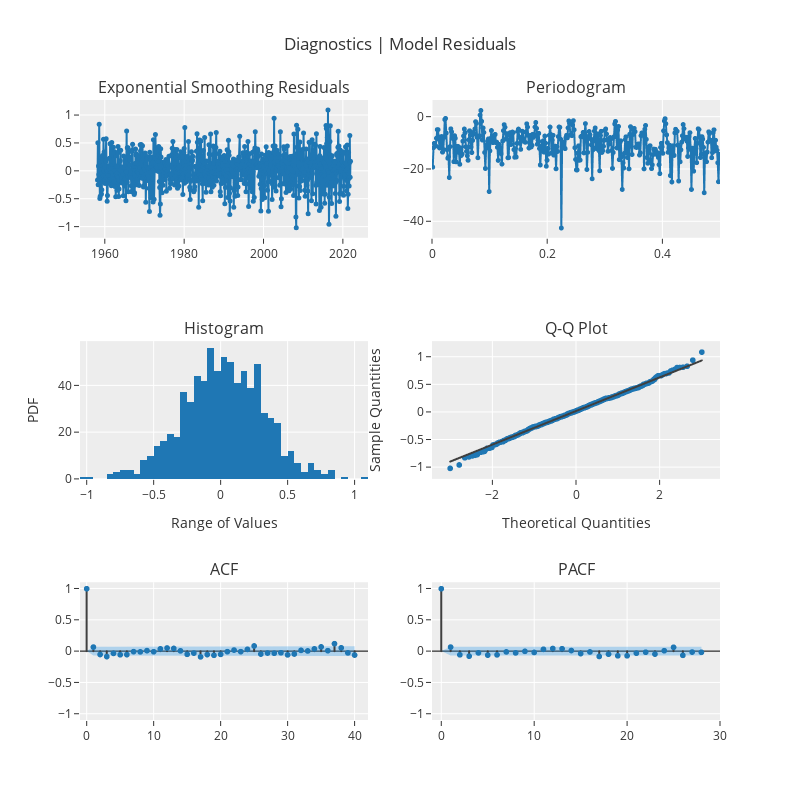

Here is the notebook cell this chart was saved with:
### Code cell
fig_kwargs={'renderer': 'jupyterlab',
            'height': 800, 'width': 800}

plot_model(model, 'diagnostics', fig_kwargs = fig_kwargs)

### Figure 1 — Plotly figure (JSON) as saved in the notebook; plotly's stock layout.template omitted (floating-point values rounded to 4 significant figures; data arrays with more than 128 entries replaced by an {"elided": "..."} marker saying what was removed)
{"data": [{"line": {"color": "rgb(31, 119, 180)", "width": 2}, "marker": {"color": "rgb(31, 119, 180)", "size": 5}, "mode": "lines+markers", "name": "Exponential Smoothing", "showlegend": false, "type": "scatter", "x": {"elided": "766 str values"}, "xaxis": "x", "y": {"elided": "766 float values"}, "yaxis": "y"}, {"customdata": {"elided": "383x3 float values"}, "hoverinfo": "text", "hovertemplate": "Freq:%{customdata[0]:.4f} <br>Ampl:%{customdata[1]:.4f}<br>Time Period: %{customdata[2]:.4f]}", "line": {"color": "#1f77b4", "width": 2}, "marker": {"size": 5}, "mode": "lines+markers", "name": "Exponential Smoothing", "showlegend": false, "type": "scattergl", "x": {"elided": "383 float values"}, "xaxis": "x2", "y": {"elided": "383 float values"}, "yaxis": "y2"}, {"alignmentgroup": "True", "bingroup": "x", "hovertemplate": "variable=Exponential Smoothing<br>value=%{x}<br>count=%{y}<extra></extra>", "legendgroup": "Exponential Smoothing", "marker": {"color": "#1f77b4", "pattern": {"shape": ""}}, "name": "Exponential Smoothing", "offsetgroup": "Exponential Smoothing", "orientation": "v", "showlegend": false, "type": "histogram", "x": {"elided": "766 float values"}, "xaxis": "x3", "yaxis": "y3"}, {"marker": {"color": "#1f77b4"}, "mode": "markers", "name": "Exponential Smoothing", "showlegend": false, "type": "scattergl", "x": {"elided": "766 float values"}, "xaxis": "x4", "y": {"elided": "766 float values"}, "yaxis": "y4"}, {"line": {"color": "#3f3f3f"}, "mode": "lines", "name": "Exponential Smoothing", "showlegend": false, "type": "scattergl", "x": {"elided": "766 float values"}, "xaxis": "x4", "y": {"elided": "766 float values"}, "yaxis": "y4"}, {"line": {"color": "#3f3f3f"}, "mode": "lines", "name": "ACF", "showlegend": false, "type": "scattergl", "x": [0, 0], "xaxis": "x5", "y": [0, 1], "yaxis": "y5"}, {"line": {"color": "#3f3f3f"}, "mode": "lines", "name": "ACF", "showlegend": false, "type": "scattergl", "x": [1, 1], "xaxis": "x5", "y": [0, 0.06647], "yaxis": "y5"}, {"line": {"color": "#3f3f3f"}, "mode": "lines", "name": "ACF", "showlegend": false, "type": "scattergl", "x": [2, 2], "xaxis": "x5", "y": [0, -0.05193], "yaxis": "y5"}, {"line": {"color": "#3f3f3f"}, "mode": "lines", "name": "ACF", "showlegend": false, "type": "scattergl", "x": [3, 3], "xaxis": "x5", "y": [0, -0.08556], "yaxis": "y5"}, {"line": {"color": "#3f3f3f"}, "mode": "lines", "name": "ACF", "showlegend": false, "type": "scattergl", "x": [4, 4], "xaxis": "x5", "y": [0, -0.03438], "yaxis": "y5"}, {"line": {"color": "#3f3f3f"}, "mode": "lines", "name": "ACF", "showlegend": false, "type": "scattergl", "x": [5, 5], "xaxis": "x5", "y": [0, -0.05616], "yaxis": "y5"}, {"line": {"color": "#3f3f3f"}, "mode": "lines", "name": "ACF", "showlegend": false, "type": "scattergl", "x": [6, 6], "xaxis": "x5", "y": [0, -0.05385], "yaxis": "y5"}, {"line": {"color": "#3f3f3f"}, "mode": "lines", "name": "ACF", "showlegend": false, "type": "scattergl", "x": [7, 7], "xaxis": "x5", "y": [0, -0.0059], "yaxis": "y5"}, {"line": {"color": "#3f3f3f"}, "mode": "lines", "name": "ACF", "showlegend": false, "type": "scattergl", "x": [8, 8], "xaxis": "x5", "y": [0, -0.009886], "yaxis": "y5"}, {"line": {"color": "#3f3f3f"}, "mode": "lines", "name": "ACF", "showlegend": false, "type": "scattergl", "x": [9, 9], "xaxis": "x5", "y": [0, 0.01023], "yaxis": "y5"}, {"line": {"color": "#3f3f3f"}, "mode": "lines", "name": "ACF", "showlegend": false, "type": "scattergl", "x": [10, 10], "xaxis": "x5", "y": [0, -0.007741], "yaxis": "y5"}, {"line": {"color": "#3f3f3f"}, "mode": "lines", "name": "ACF", "showlegend": false, "type": "scattergl", "x": [11, 11], "xaxis": "x5", "y": [0, 0.03817], "yaxis": "y5"}, {"line": {"color": "#3f3f3f"}, "mode": "lines", "name": "ACF", "showlegend": false, "type": "scattergl", "x": [12, 12], "xaxis": "x5", "y": [0, 0.05207], "yaxis": "y5"}, {"line": {"color": "#3f3f3f"}, "mode": "lines", "name": "ACF", "showlegend": false, "type": "scattergl", "x": [13, 13], "xaxis": "x5", "y": [0, 0.04457], "yaxis": "y5"}, {"line": {"color": "#3f3f3f"}, "mode": "lines", "name": "ACF", "showlegend": false, "type": "scattergl", "x": [14, 14], "xaxis": "x5", "y": [0, 0.006199], "yaxis": "y5"}, {"line": {"color": "#3f3f3f"}, "mode": "lines", "name": "ACF", "showlegend": false, "type": "scattergl", "x": [15, 15], "xaxis": "x5", "y": [0, -0.04925], "yaxis": "y5"}, {"line": {"color": "#3f3f3f"}, "mode": "lines", "name": "ACF", "showlegend": false, "type": "scattergl", "x": [16, 16], "xaxis": "x5", "y": [0, -0.02928], "yaxis": "y5"}, {"line": {"color": "#3f3f3f"}, "mode": "lines", "name": "ACF", "showlegend": false, "type": "scattergl", "x": [17, 17], "xaxis": "x5", "y": [0, -0.08975], "yaxis": "y5"}, {"line": {"color": "#3f3f3f"}, "mode": "lines", "name": "ACF", "showlegend": false, "type": "scattergl", "x": [18, 18], "xaxis": "x5", "y": [0, -0.05353], "yaxis": "y5"}, {"line": {"color": "#3f3f3f"}, "mode": "lines", "name": "ACF", "showlegend": false, "type": "scattergl", "x": [19, 19], "xaxis": "x5", "y": [0, -0.0645], "yaxis": "y5"}, {"line": {"color": "#3f3f3f"}, "mode": "lines", "name": "ACF", "showlegend": false, "type": "scattergl", "x": [20, 20], "xaxis": "x5", "y": [0, -0.04992], "yaxis": "y5"}, {"line": {"color": "#3f3f3f"}, "mode": "lines", "name": "ACF", "showlegend": false, "type": "scattergl", "x": [21, 21], "xaxis": "x5", "y": [0, -0.006478], "yaxis": "y5"}, {"line": {"color": "#3f3f3f"}, "mode": "lines", "name": "ACF", "showlegend": false, "type": "scattergl", "x": [22, 22], "xaxis": "x5", "y": [0, 0.01915], "yaxis": "y5"}, {"line": {"color": "#3f3f3f"}, "mode": "lines", "name": "ACF", "showlegend": false, "type": "scattergl", "x": [23, 23], "xaxis": "x5", "y": [0, -0.00668], "yaxis": "y5"}, {"line": {"color": "#3f3f3f"}, "mode": "lines", "name": "ACF", "showlegend": false, "type": "scattergl", "x": [24, 24], "xaxis": "x5", "y": [0, 0.02998], "yaxis": "y5"}, {"line": {"color": "#3f3f3f"}, "mode": "lines", "name": "ACF", "showlegend": false, "type": "scattergl", "x": [25, 25], "xaxis": "x5", "y": [0, 0.08426], "yaxis": "y5"}, {"line": {"color": "#3f3f3f"}, "mode": "lines", "name": "ACF", "showlegend": false, "type": "scattergl", "x": [26, 26], "xaxis": "x5", "y": [0, -0.04477], "yaxis": "y5"}, {"line": {"color": "#3f3f3f"}, "mode": "lines", "name": "ACF", "showlegend": false, "type": "scattergl", "x": [27, 27], "xaxis": "x5", "y": [0, -0.0286], "yaxis": "y5"}, {"line": {"color": "#3f3f3f"}, "mode": "lines", "name": "ACF", "showlegend": false, "type": "scattergl", "x": [28, 28], "xaxis": "x5", "y": [0, -0.0316], "yaxis": "y5"}, {"line": {"color": "#3f3f3f"}, "mode": "lines", "name": "ACF", "showlegend": false, "type": "scattergl", "x": [29, 29], "xaxis": "x5", "y": [0, -0.02402], "yaxis": "y5"}, {"line": {"color": "#3f3f3f"}, "mode": "lines", "name": "ACF", "showlegend": false, "type": "scattergl", "x": [30, 30], "xaxis": "x5", "y": [0, -0.05785], "yaxis": "y5"}, {"line": {"color": "#3f3f3f"}, "mode": "lines", "name": "ACF", "showlegend": false, "type": "scattergl", "x": [31, 31], "xaxis": "x5", "y": [0, -0.04405], "yaxis": "y5"}, {"line": {"color": "#3f3f3f"}, "mode": "lines", "name": "ACF", "showlegend": false, "type": "scattergl", "x": [32, 32], "xaxis": "x5", "y": [0, 0.01388], "yaxis": "y5"}, {"line": {"color": "#3f3f3f"}, "mode": "lines", "name": "ACF", "showlegend": false, "type": "scattergl", "x": [33, 33], "xaxis": "x5", "y": [0, 0.00514], "yaxis": "y5"}, {"line": {"color": "#3f3f3f"}, "mode": "lines", "name": "ACF", "showlegend": false, "type": "scattergl", "x": [34, 34], "xaxis": "x5", "y": [0, 0.03768], "yaxis": "y5"}, {"line": {"color": "#3f3f3f"}, "mode": "lines", "name": "ACF", "showlegend": false, "type": "scattergl", "x": [35, 35], "xaxis": "x5", "y": [0, 0.06935], "yaxis": "y5"}, {"line": {"color": "#3f3f3f"}, "mode": "lines", "name": "ACF", "showlegend": false, "type": "scattergl", "x": [36, 36], "xaxis": "x5", "y": [0, 0.009677], "yaxis": "y5"}, {"line": {"color": "#3f3f3f"}, "mode": "lines", "name": "ACF", "showlegend": false, "type": "scattergl", "x": [37, 37], "xaxis": "x5", "y": [0, 0.1209], "yaxis": "y5"}, {"line": {"color": "#3f3f3f"}, "mode": "lines", "name": "ACF", "showlegend": false, "type": "scattergl", "x": [38, 38], "xaxis": "x5", "y": [0, 0.05468], "yaxis": "y5"}, {"line": {"color": "#3f3f3f"}, "mode": "lines", "name": "ACF", "showlegend": false, "type": "scattergl", "x": [39, 39], "xaxis": "x5", "y": [0, -0.02635], "yaxis": "y5"}, {"line": {"color": "#3f3f3f"}, "mode": "lines", "name": "ACF", "showlegend": false, "type": "scattergl", "x": [40, 40], "xaxis": "x5", "y": [0, -0.06111], "yaxis": "y5"}, {"marker": {"color": "#1f77b4", "size": 6}, "mode": "markers", "name": "ACF", "showlegend": false, "type": "scattergl", "x": [0, 1, 2, 3, 4, 5, 6, 7, 8, 9, 10, 11, 12, 13, 14, 15, 16, 17, 18, 19, 20, 21, 22, 23, 24, 25, 26, 27, 28, 29, 30, 31, 32, 33, 34, 35, 36, 37, 38, 39, 40], "xaxis": "x5", "y": [1, 0.06647, -0.05193, -0.08556, -0.03438, -0.05616, -0.05385, -0.0059, -0.009886, 0.01023, -0.007741, 0.03817, 0.05207, 0.04457, 0.006199, -0.04925, -0.02928, -0.08975, -0.05353, -0.0645, -0.04992, -0.006478, 0.01915, -0.00668, 0.02998, 0.08426, -0.04477, -0.0286, -0.0316, -0.02402, -0.05785, -0.04405, 0.01388, 0.00514, 0.03768, 0.06935, 0.009677, 0.1209, 0.05468, -0.02635, -0.06111], "yaxis": "y5"}, {"line": {"color": "rgba(255,255,255,0)"}, "mode": "lines", "name": "UC", "showlegend": false, "type": "scatter", "x": [0, 1, 2, 3, 4, 5, 6, 7, 8, 9, 10, 11, 12, 13, 14, 15, 16, 17, 18, 19, 20, 21, 22, 23, 24, 25, 26, 27, 28, 29, 30, 31, 32, 33, 34, 35, 36, 37, 38, 39, 40], "xaxis": "x5", "y": [0, 0.07082, 0.07113, 0.07132, 0.07183, 0.07191, 0.07213, 0.07233, 0.07234, 0.07234, 0.07235, 0.07236, 0.07246, 0.07264, 0.07278, 0.07278, 0.07295, 0.07301, 0.07356, 0.07376, 0.07404, 0.07421, 0.07421, 0.07423, 0.07424, 0.0743, 0.07478, 0.07491, 0.07496, 0.07503, 0.07507, 0.07529, 0.07542, 0.07544, 0.07544, 0.07553, 0.07585, 0.07586, 0.07682, 0.07701, 0.07706], "yaxis": "y5"}, {"fill": "tonexty", "fillcolor": "rgba(32, 146, 230,0.3)", "line": {"color": "rgba(255,255,255,0)"}, "mode": "lines", "name": "LC", "showlegend": false, "type": "scatter", "x": [0, 1, 2, 3, 4, 5, 6, 7, 8, 9, 10, 11, 12, 13, 14, 15, 16, 17, 18, 19, 20, 21, 22, 23, 24, 25, 26, 27, 28, 29, 30, 31, 32, 33, 34, 35, 36, 37, 38, 39, 40], "xaxis": "x5", "y": [0, -0.07082, -0.07113, -0.07132, -0.07183, -0.07191, -0.07213, -0.07233, -0.07234, -0.07234, -0.07235, -0.07236, -0.07246, -0.07264, -0.07278, -0.07278, -0.07295, -0.07301, -0.07356, -0.07376, -0.07404, -0.07421, -0.07421, -0.07423, -0.07424, -0.0743, -0.07478, -0.07491, -0.07496, -0.07503, -0.07507, -0.07529, -0.07542, -0.07544, -0.07544, -0.07553, -0.07585, -0.07586, -0.07682, -0.07701, -0.07706], "yaxis": "y5"}, {"line": {"color": "#3f3f3f"}, "mode": "lines", "name": "PACF", "showlegend": false, "type": "scattergl", "x": [0, 0], "xaxis": "x6", "y": [0, 1], "yaxis": "y6"}, {"line": {"color": "#3f3f3f"}, "mode": "lines", "name": "PACF", "showlegend": false, "type": "scattergl", "x": [1, 1], "xaxis": "x6", "y": [0, 0.06656], "yaxis": "y6"}, {"line": {"color": "#3f3f3f"}, "mode": "lines", "name": "PACF", "showlegend": false, "type": "scattergl", "x": [2, 2], "xaxis": "x6", "y": [0, -0.05675], "yaxis": "y6"}, {"line": {"color": "#3f3f3f"}, "mode": "lines", "name": "PACF", "showlegend": false, "type": "scattergl", "x": [3, 3], "xaxis": "x6", "y": [0, -0.07906], "yaxis": "y6"}, {"line": {"color": "#3f3f3f"}, "mode": "lines", "name": "PACF", "showlegend": false, "type": "scattergl", "x": [4, 4], "xaxis": "x6", "y": [0, -0.02667], "yaxis": "y6"}, {"line": {"color": "#3f3f3f"}, "mode": "lines", "name": "PACF", "showlegend": false, "type": "scattergl", "x": [5, 5], "xaxis": "x6", "y": [0, -0.06199], "yaxis": "y6"}, {"line": {"color": "#3f3f3f"}, "mode": "lines", "name": "PACF", "showlegend": false, "type": "scattergl", "x": [6, 6], "xaxis": "x6", "y": [0, -0.05779], "yaxis": "y6"}, {"line": {"color": "#3f3f3f"}, "mode": "lines", "name": "PACF", "showlegend": false, "type": "scattergl", "x": [7, 7], "xaxis": "x6", "y": [0, -0.0107], "yaxis": "y6"}, {"line": {"color": "#3f3f3f"}, "mode": "lines", "name": "PACF", "showlegend": false, "type": "scattergl", "x": [8, 8], "xaxis": "x6", "y": [0, -0.02654], "yaxis": "y6"}, {"line": {"color": "#3f3f3f"}, "mode": "lines", "name": "PACF", "showlegend": false, "type": "scattergl", "x": [9, 9], "xaxis": "x6", "y": [0, -0.001633], "yaxis": "y6"}, {"line": {"color": "#3f3f3f"}, "mode": "lines", "name": "PACF", "showlegend": false, "type": "scattergl", "x": [10, 10], "xaxis": "x6", "y": [0, -0.01907], "yaxis": "y6"}, {"line": {"color": "#3f3f3f"}, "mode": "lines", "name": "PACF", "showlegend": false, "type": "scattergl", "x": [11, 11], "xaxis": "x6", "y": [0, 0.03122], "yaxis": "y6"}, {"line": {"color": "#3f3f3f"}, "mode": "lines", "name": "PACF", "showlegend": false, "type": "scattergl", "x": [12, 12], "xaxis": "x6", "y": [0, 0.04387], "yaxis": "y6"}, {"line": {"color": "#3f3f3f"}, "mode": "lines", "name": "PACF", "showlegend": false, "type": "scattergl", "x": [13, 13], "xaxis": "x6", "y": [0, 0.03983], "yaxis": "y6"}, {"line": {"color": "#3f3f3f"}, "mode": "lines", "name": "PACF", "showlegend": false, "type": "scattergl", "x": [14, 14], "xaxis": "x6", "y": [0, 0.01141], "yaxis": "y6"}, {"line": {"color": "#3f3f3f"}, "mode": "lines", "name": "PACF", "showlegend": false, "type": "scattergl", "x": [15, 15], "xaxis": "x6", "y": [0, -0.03766], "yaxis": "y6"}, {"line": {"color": "#3f3f3f"}, "mode": "lines", "name": "PACF", "showlegend": false, "type": "scattergl", "x": [16, 16], "xaxis": "x6", "y": [0, -0.01151], "yaxis": "y6"}, {"line": {"color": "#3f3f3f"}, "mode": "lines", "name": "PACF", "showlegend": false, "type": "scattergl", "x": [17, 17], "xaxis": "x6", "y": [0, -0.08351], "yaxis": "y6"}, {"line": {"color": "#3f3f3f"}, "mode": "lines", "name": "PACF", "showlegend": false, "type": "scattergl", "x": [18, 18], "xaxis": "x6", "y": [0, -0.0466], "yaxis": "y6"}, {"line": {"color": "#3f3f3f"}, "mode": "lines", "name": "PACF", "showlegend": false, "type": "scattergl", "x": [19, 19], "xaxis": "x6", "y": [0, -0.07285], "yaxis": "y6"}, {"line": {"color": "#3f3f3f"}, "mode": "lines", "name": "PACF", "showlegend": false, "type": "scattergl", "x": [20, 20], "xaxis": "x6", "y": [0, -0.07295], "yaxis": "y6"}, {"line": {"color": "#3f3f3f"}, "mode": "lines", "name": "PACF", "showlegend": false, "type": "scattergl", "x": [21, 21], "xaxis": "x6", "y": [0, -0.03089], "yaxis": "y6"}, {"line": {"color": "#3f3f3f"}, "mode": "lines", "name": "PACF", "showlegend": false, "type": "scattergl", "x": [22, 22], "xaxis": "x6", "y": [0, -0.01569], "yaxis": "y6"}, {"line": {"color": "#3f3f3f"}, "mode": "lines", "name": "PACF", "showlegend": false, "type": "scattergl", "x": [23, 23], "xaxis": "x6", "y": [0, -0.04532], "yaxis": "y6"}, {"line": {"color": "#3f3f3f"}, "mode": "lines", "name": "PACF", "showlegend": false, "type": "scattergl", "x": [24, 24], "xaxis": "x6", "y": [0, 0.008736], "yaxis": "y6"}, {"line": {"color": "#3f3f3f"}, "mode": "lines", "name": "PACF", "showlegend": false, "type": "scattergl", "x": [25, 25], "xaxis": "x6", "y": [0, 0.06317], "yaxis": "y6"}, {"line": {"color": "#3f3f3f"}, "mode": "lines", "name": "PACF", "showlegend": false, "type": "scattergl", "x": [26, 26], "xaxis": "x6", "y": [0, -0.06547], "yaxis": "y6"}, {"line": {"color": "#3f3f3f"}, "mode": "lines", "name": "PACF", "showlegend": false, "type": "scattergl", "x": [27, 27], "xaxis": "x6", "y": [0, -0.01293], "yaxis": "y6"}, {"line": {"color": "#3f3f3f"}, "mode": "lines", "name": "PACF", "showlegend": false, "type": "scattergl", "x": [28, 28], "xaxis": "x6", "y": [0, -0.0172], "yaxis": "y6"}, {"marker": {"color": "#1f77b4", "size": 6}, "mode": "markers", "name": "PACF", "showlegend": false, "type": "scattergl", "x": [0, 1, 2, 3, 4, 5, 6, 7, 8, 9, 10, 11, 12, 13, 14, 15, 16, 17, 18, 19, 20, 21, 22, 23, 24, 25, 26, 27, 28], "xaxis": "x6", "y": [1, 0.06656, -0.05675, -0.07906, -0.02667, -0.06199, -0.05779, -0.0107, -0.02654, -0.001633, -0.01907, 0.03122, 0.04387, 0.03983, 0.01141, -0.03766, -0.01151, -0.08351, -0.0466, -0.07285, -0.07295, -0.03089, -0.01569, -0.04532, 0.008736, 0.06317, -0.06547, -0.01293, -0.0172], "yaxis": "y6"}, {"line": {"color": "rgba(255,255,255,0)"}, "mode": "lines", "name": "UC", "showlegend": false, "type": "scatter", "x": [0, 1, 2, 3, 4, 5, 6, 7, 8, 9, 10, 11, 12, 13, 14, 15, 16, 17, 18, 19, 20, 21, 22, 23, 24, 25, 26, 27, 28], "xaxis": "x6", "y": [0, 0.07082, 0.07082, 0.07082, 0.07082, 0.07082, 0.07082, 0.07082, 0.07082, 0.07082, 0.07082, 0.07082, 0.07082, 0.07082, 0.07082, 0.07082, 0.07082, 0.07082, 0.07082, 0.07082, 0.07082, 0.07082, 0.07082, 0.07082, 0.07082, 0.07082, 0.07082, 0.07082, 0.07082], "yaxis": "y6"}, {"fill": "tonexty", "fillcolor": "rgba(32, 146, 230,0.3)", "line": {"color": "rgba(255,255,255,0)"}, "mode": "lines", "name": "LC", "showlegend": false, "type": "scatter", "x": [0, 1, 2, 3, 4, 5, 6, 7, 8, 9, 10, 11, 12, 13, 14, 15, 16, 17, 18, 19, 20, 21, 22, 23, 24, 25, 26, 27, 28], "xaxis": "x6", "y": [0, -0.07082, -0.07082, -0.07082, -0.07082, -0.07082, -0.07082, -0.07082, -0.07082, -0.07082, -0.07082, -0.07082, -0.07082, -0.07082, -0.07082, -0.07082, -0.07082, -0.07082, -0.07082, -0.07082, -0.07082, -0.07082, -0.07082, -0.07082, -0.07082, -0.07082, -0.07082, -0.07082, -0.07082], "yaxis": "y6"}], "layout": {"annotations": [{"font": {"size": 16}, "showarrow": false, "text": "Exponential Smoothing Residuals", "x": 0.225, "xanchor": "center", "xref": "paper", "y": 1.0, "yanchor": "bottom", "yref": "paper"}, {"font": {"size": 16}, "showarrow": false, "text": "Periodogram", "x": 0.775, "xanchor": "center", "xref": "paper", "y": 1.0, "yanchor": "bottom", "yref": "paper"}, {"font": {"size": 16}, "showarrow": false, "text": "Histogram", "x": 0.225, "xanchor": "center", "xref": "paper", "y": 0.6111, "yanchor": "bottom", "yref": "paper"}, {"font": {"size": 16}, "showarrow": false, "text": "Q-Q Plot", "x": 0.775, "xanchor": "center", "xref": "paper", "y": 0.6111, "yanchor": "bottom", "yref": "paper"}, {"font": {"size": 16}, "showarrow": false, "text": "ACF", "x": 0.225, "xanchor": "center", "xref": "paper", "y": 0.2222, "yanchor": "bottom", "yref": "paper"}, {"font": {"size": 16}, "showarrow": false, "text": "PACF", "x": 0.775, "xanchor": "center", "xref": "paper", "y": 0.2222, "yanchor": "bottom", "yref": "paper"}], "autosize": false, "height": 800, "showlegend": false, "title": {"text": "Diagnostics | Model Residuals"}, "width": 800, "xaxis": {"anchor": "y", "autorange": true, "domain": [0, 0.45], "range": ["1953-09-29 16:31:24.325", "2026-05-02 07:28:35.675"], "type": "date"}, "xaxis2": {"anchor": "y2", "domain": [0.55, 1], "range": [0, 0.5], "type": "linear"}, "xaxis3": {"anchor": "y3", "autorange": true, "domain": [0, 0.45], "range": [-1.05, 1.1], "title": {"text": "Range of Values"}, "type": "linear"}, "xaxis4": {"anchor": "y4", "autorange": true, "domain": [0.55, 1], "range": [-3.445, 3.445], "title": {"text": "Theoretical Quantities"}, "type": "linear"}, "xaxis5": {"anchor": "y5", "domain": [0, 0.45], "range": [-1, 42], "type": "linear"}, "xaxis6": {"anchor": "y6", "domain": [0.55, 1], "range": [-1, 30], "type": "linear"}, "yaxis": {"anchor": "x", "autorange": true, "domain": [0.7778, 1], "range": [-1.2, 1.27], "type": "linear"}, "yaxis2": {"anchor": "x2", "autorange": true, "domain": [0.7778, 1], "range": [-46.31, 6.368], "type": "linear"}, "yaxis3": {"anchor": "x3", "autorange": true, "domain": [0.3889, 0.6111], "range": [0, 58.95], "title": {"text": "PDF"}}, "yaxis4": {"anchor": "x4", "autorange": true, "domain": [0.3889, 0.6111], "range": [-1.213, 1.283], "title": {"text": "Sample Quantities"}, "type": "linear"}, "yaxis5": {"anchor": "x5", "domain": [0, 0.2222], "range": [-1.1, 1.1], "type": "linear", "zerolinecolor": "#000000"}, "yaxis6": {"anchor": "x6", "domain": [0, 0.2222], "range": [-1.1, 1.1], "type": "linear", "zerolinecolor": "#000000"}}}
